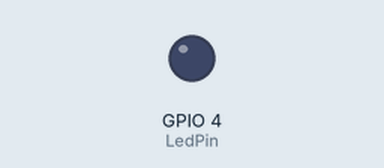
A program run on a simulated ESP32. Shown: output pins drawn as LEDs (lit = HIGH). What the program prints to the serial monitor is not drawn.

Above: at 1.3 s.
At 3.5 s:
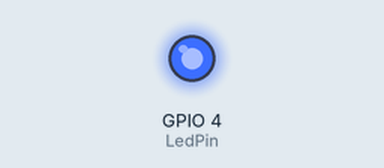
Timing chart, 0 to 7.8 s (numbered marks = the images above):
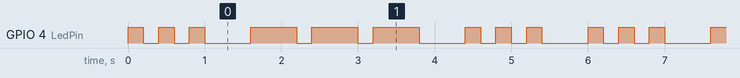

Measured:
- by itself, GPIO 4 (LedPin): repeats every 6.0 s: 2 × (LOW 0.20 s, HIGH 0.20 s), LOW 0.60 s, 2 × (HIGH 0.60 s, LOW 0.20 s), HIGH 0.60 s, LOW 0.60 s, 2 × (HIGH 0.20 s, LOW 0.20 s), HIGH 0.20 s, LOW 0.60 s, HIGH 0.20 s
- by itself, everything shown: repeats every 6.0 s, in 18 steps

The program:

main.cpp
```cpp
#include <Arduino.h>

const int LedPin = 4;
const int DotDurationMs = 200;
const int DashDurationMs = 600;

void SendSymbol(char symbol)
{
    Serial.print(symbol);

    digitalWrite(LedPin, HIGH);

    if (symbol == '.')
    {
        delay(DotDurationMs);
    }
    else
    {
        delay(DashDurationMs);
    }

    digitalWrite(LedPin, LOW);
}

void SendLetter(const char* code)
{
    for (int i = 0; code[i] != '\0'; i++)
    {
        SendSymbol(code[i]);

        if (code[i + 1] != '\0')
        {
            delay(DotDurationMs);
        }
    }

    delay(DotDurationMs * 3);
}

void setup()
{
    Serial.begin(115200);
    pinMode(LedPin, OUTPUT);
}

void loop()
{
    SendLetter("...");
    SendLetter("---");
    SendLetter("...");

    Serial.println();
}
```
